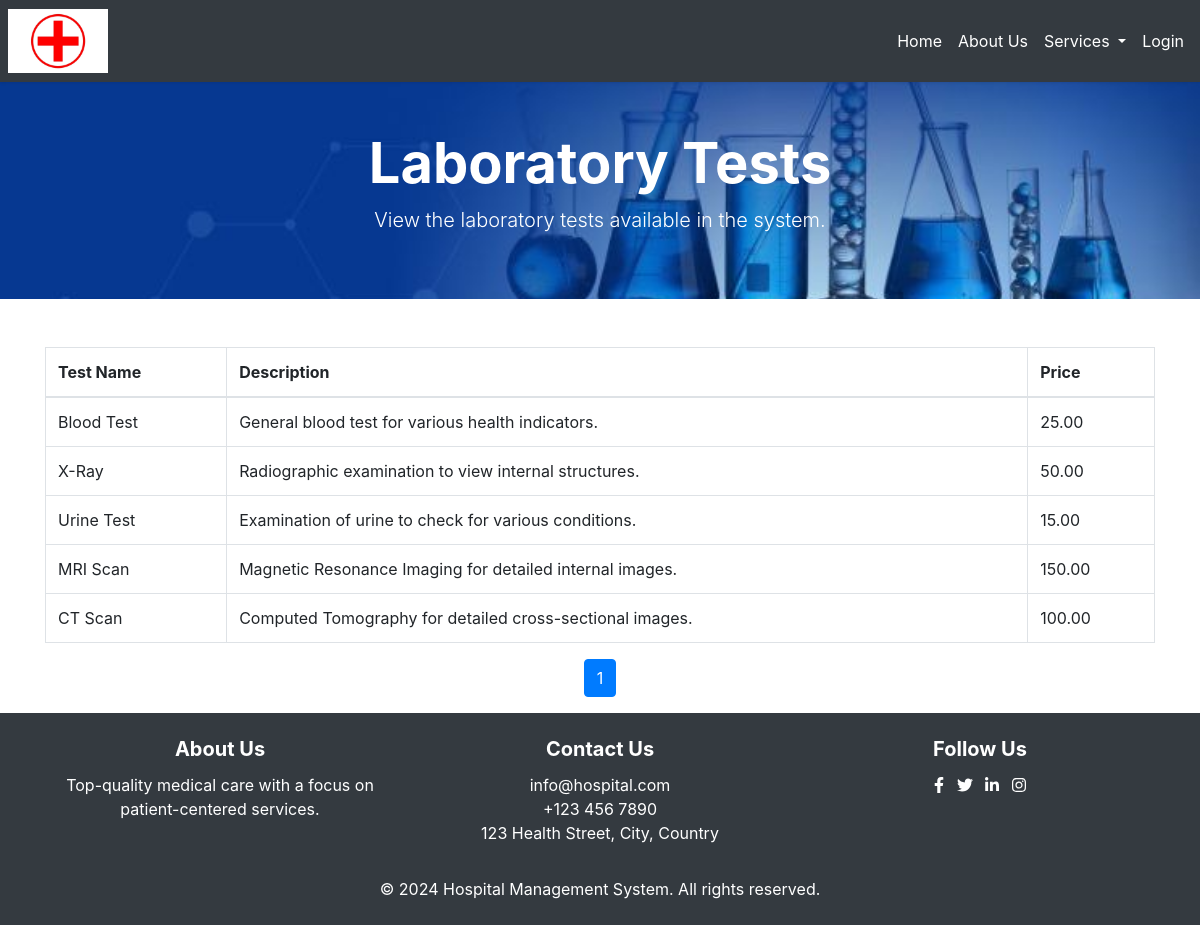
The page /view_laboratory_tests.php on the database its author committed.
### tables this page shows
CREATE TABLE `laboratory_tests` (
  `id` int(11) NOT NULL,
  `test_name` varchar(255) NOT NULL,
  `description` text DEFAULT NULL,
  `price` decimal(10,2) NOT NULL,
  `created_at` timestamp NOT NULL DEFAULT current_timestamp()
);

### view_laboratory_tests.php (the view, shortened to what this page needs)
<?php
include('header.php');
include('db_connection.php');
$limit = 20;
$page = isset($_GET['page']) ? (int)$_GET['page'] : 0;
$offset = $page * $limit;
$query = "SELECT * FROM laboratory_tests LIMIT $limit OFFSET $offset";
$result = $conn->query($query);
$total_query = "SELECT COUNT(*) AS total FROM laboratory_tests";
$total_result = $conn->query($total_query);
$total_row = $total_result->fetch_assoc();
$total_records = $total_row['total'];
$total_pages = ceil($total_records / $limit);
?>
<header class="bg-primary text-white text-center py-5" style="background-image: url('laboratory.jpg'); background-size: cover; background-position: center; color: #fff;">
    <div class="container">
        <h1 class="display-4 font-weight-bold">Laboratory Tests</h1>
        <p class="lead">View the laboratory tests available in the system.</p>
    </div>
</header>
<main class="container mt-5">
    <div class="row">
        <div class="col-md-12">
            <?php if ($result->num_rows > 0): ?>
                <table class="table table-bordered">
                    <thead>
                        <tr>
                            <th>Test Name</th>
                            <th>Description</th>
                            <th>Price</th>
                        </tr>
                    </thead>
                    <tbody>
                        <?php while ($row = $result->fetch_assoc()): ?>
                            <tr>
                                <td><?php echo htmlspecialchars($row['test_name']); ?></td>
                                <td><?php echo htmlspecialchars($row['description']); ?></td>
                                <td><?php echo htmlspecialchars($row['price']); ?></td>
                            </tr>
                        <?php endwhile; ?>
                    </tbody>
                </table>
                <nav aria-label="Page navigation">
                    <ul class="pagination justify-content-center">
                        <?php for ($i = 0; $i < $total_pages; $i++): ?>
                            <li class="page-item<?php echo ($i == $page) ? ' active' : ''; ?>">
                                <a class="page-link" href="view_laboratory_tests.php?page=<?php echo $i; ?>"><?php echo $i + 1; ?></a>
                            </li>
                        <?php endfor; ?>
                    </ul>
                </nav>
            <?php else: ?>
                <div class="alert alert-info text-center" role="alert">No laboratory tests found.</div>
            <?php endif; ?>
        </div>
    </div>
</main>
<?php include('footer.php'); ?>

### styles.css (style rules this page uses)
html, body { height: 100%; margin: 0; }
body { display: flex; flex-direction: column; }
main { flex: 1; }

### rows shown on the page
laboratory_tests: test_name "Blood Test", description "General blood test for various health indicators.", price "25.00"
laboratory_tests: test_name "X-Ray", description "Radiographic examination to view internal structures.", price "50.00"
laboratory_tests: test_name "Urine Test", description "Examination of urine to check for various conditions.", price "15.00"
laboratory_tests: test_name "MRI Scan", description "Magnetic Resonance Imaging for detailed internal images.", price "150.00"
laboratory_tests: test_name "CT Scan", description "Computed Tomography for detailed cross-sectional images.", price "100.00"
